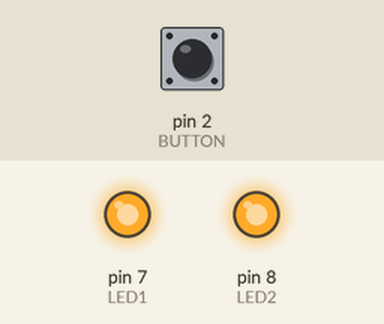
Bench run of a sketch on a simulated Arduino Uno, built with avr-gcc and run on an emulated ATmega328P. Parts: output pins drawn as LEDs (lit = HIGH). Dashed ring = blinking. The inputs (shaded band) are chosen by the test bench; at power-on: pin 2 (BUTTON) HIGH.

Above: at 1.2 s.
1.3 s: pin 2 (BUTTON) pulsed LOW 5 times (0.12 s each, 0.3 s apart)
At 2.05 s:
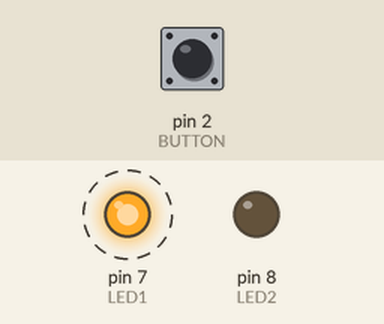
4.3 s: pin 2 (BUTTON) pulled LOW for 0.15 s
At 5.0 s:
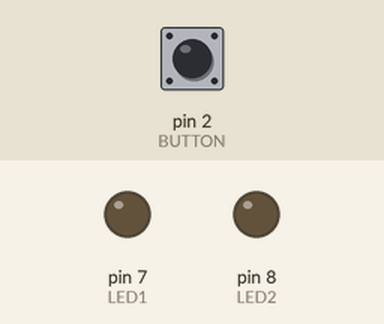
5.9 s: pin 2 (BUTTON) pulled LOW for 1 s
At 6.2 s:
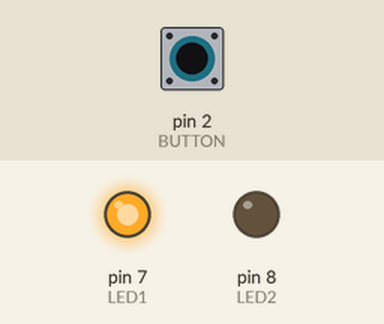
Timing chart, 0 to 8.9 s (numbered marks = the images above; inputs shaded):
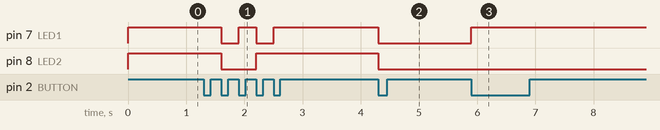

Measured:
- after the input at 1.3 s, pin 7 (LED1): alternates HIGH for 0.30 s and LOW for 0.30 s, 4 changes in all, then stays HIGH, starting after 0.30 s; pin 8 (LED2): HIGH → LOW after 0.30 s, → HIGH 0.60 s later
- after the input at 4.3 s, pin 7 (LED1), pin 8 (LED2): HIGH → LOW at once
- after the input at 5.9 s, pin 7 (LED1): LOW → HIGH at once

The sketch:

Pin_Interrupt.ino
```cpp
#define LED1  7
#define LED2  8
#define BUTTON  2

int currentState = 3;

long debouncing_time = 150; //Debouncing Time in Milliseconds
volatile unsigned long last_micros;

void setup() {
  // put your setup code here, to run once:
  pinMode(LED1,OUTPUT);
  pinMode(LED2,OUTPUT);
  pinMode(BUTTON,INPUT_PULLUP);

  digitalWrite(LED1,HIGH);
  digitalWrite(LED2,HIGH);

  attachInterrupt(0,debounce,FALLING);
}

void loop() {

}


void debounce(){
  if((long)(micros() - last_micros) >= debouncing_time * 1000) {
    pushButton();
    last_micros = micros();
  }
}


void pushButton(){

  //while(digitalRead(BUTTON) == LOW);

    switch(currentState){
    case 0:
      digitalWrite(LED1,LOW);
      digitalWrite(LED2,LOW);
    break;
    case 1:
      digitalWrite(LED1,HIGH);
      digitalWrite(LED2,LOW);
    break;
    case 2:
      digitalWrite(LED1,LOW);
      digitalWrite(LED2,HIGH);
    break;
    case 3:
      digitalWrite(LED1,HIGH);
      digitalWrite(LED2,HIGH);
    break;
  }

  if(currentState == 3) currentState = 0;
  else currentState++;
}
```
